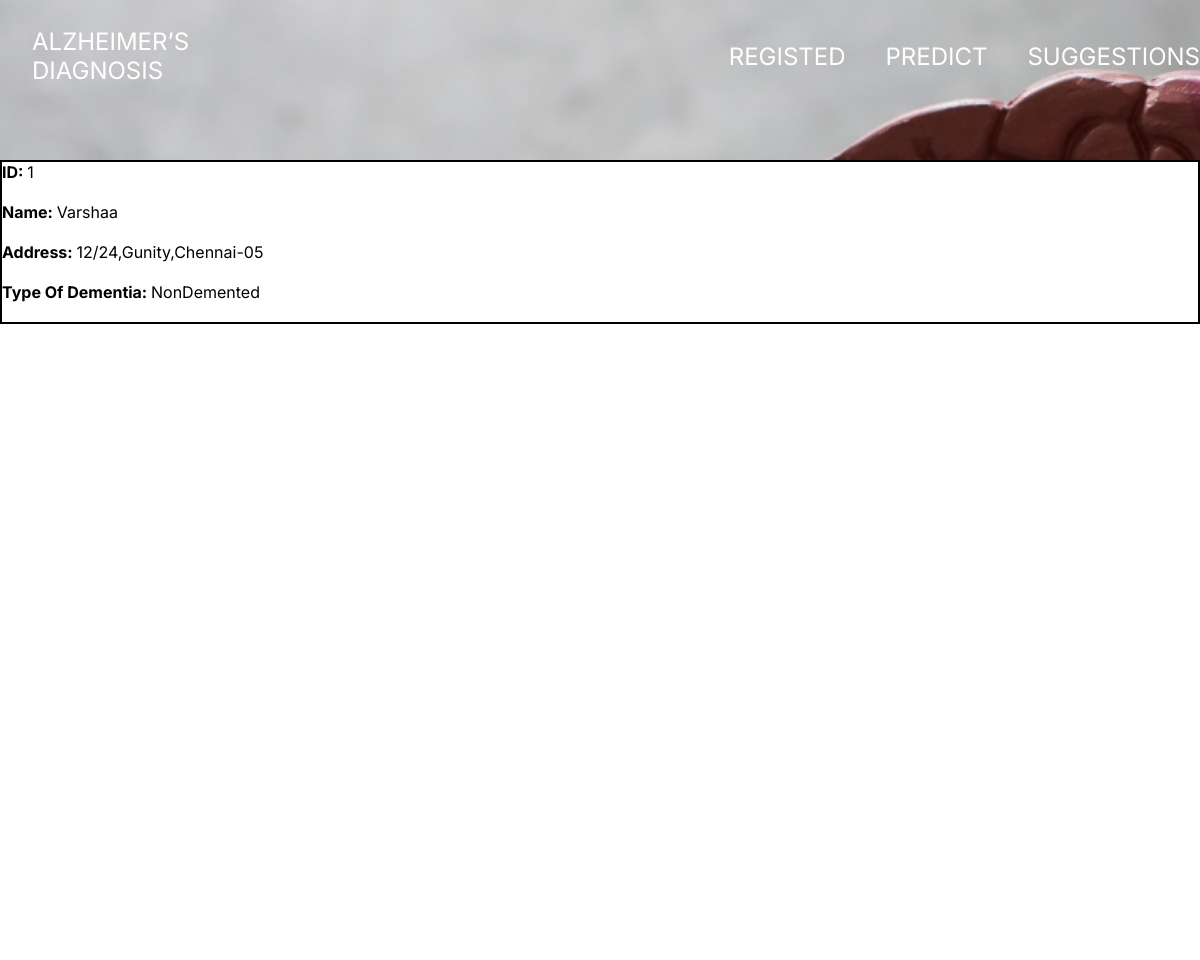
/registed, run on an earlier commit of the app's database.
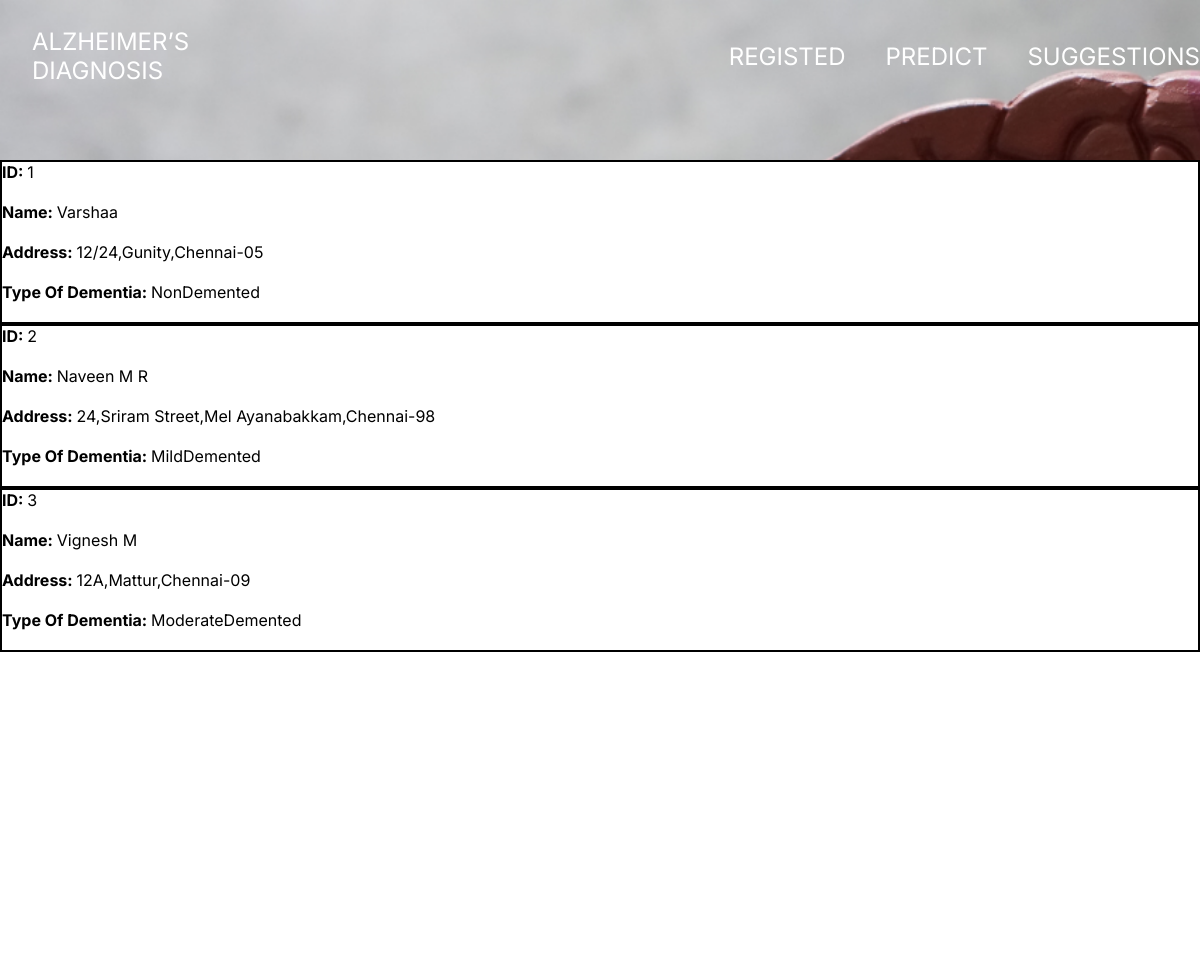
And on a later commit of the database.
### tables this page shows
CREATE TABLE register (
            id TEXT NOT NULL,
            name TEXT NOT NULL,
            address TEXT NOT NULL,
            type TEXT NOT NULL
        );

### app.py (the view)
@app.route('/registed',methods=['GET','POST'])
def registed():
    conn = sqlite3.connect('database.db',check_same_thread=False)
    cursor = conn.execute("SELECT * FROM register")
    rows = cursor.fetchall()
    registed_list = []
    for i in rows:
        print(i)
        id , name , address, result = i[0] , i[1] , i[2] , i[3]
        registed_list.append([id,name,address,result])
    print(registed_list)
    return render_template("registed.html",register=registed_list)

### templates/registed.html (shortened to what this page needs)
<!DOCTYPE html>
<html lang="en">
<head>
    <link rel="stylesheet" href="../static/style/registed.css">
</head>
<body>
    <div class="navbar">
        <span class="navbar__header">ALZHEIMER’S DIAGNOSIS</span>
        <div class="navbar__items">
            <a href="/registed"><span>REGISTED</span></a>
            <a href="/predict"><span>PREDICT</span></a>
            <a href="/suggestions"><span>SUGGESTIONS</span></a>
        </div>
    </div>
    <div class="register__container">
        <div class="register__inner__container">
            {%for each in register%}
            <div class="register_content">
                <span><b>ID: </b></span><span>{{ each[0] }}</span><br><br>
                <span><b>Name: </b></span><span>{{ each[1] }}</span><br><br>
                <span><b>Address: </b></span><span>{{ each[2] }}</span><br><br>
                <span><b>Type Of Dementia: </b></span><span>{{ each[3] }}</span><br><br>
            </div>
            {%endfor%}
        </div>
    </div>
</body>
</html>

### static/style/registed.css (style rules this page uses)
* { margin:0px; padding:0px; box-sizing: border-box; font-family: 'Inter', sans-serif; }
body { background-image: url("../images/neuron-home.png"); background-repeat: no-repeat; background-size: cover; }
.navbar { width:100%; min-height: 7rem; display: flex; align-items: center; }
.navbar__header { font-weight: 400; font-size: 24px; color: #FFFFFF; margin-left: 2rem; }
.navbar__items { font-weight: 400; font-size: 24px; color: #FFFFFF; margin-left: 29rem; display: flex; flex-direction: row; gap:2.5rem; }
.navbar__items a { text-decoration: none; color:#FFFFFF; }
.register__container { width:100%; min-height:100vh; margin-top: 3rem; background-color: #FFFFFF; }
.register__inner__container { width:100%; height:100%; }
.register_content { width:100%; border : 2px solid black; }

What changed in the data, as far as the page shows it:
added register: id "2", name "Naveen M R", address "24,Sriram Street,Mel Ayanabakkam,Chennai-98", type "MildDemented"
added register: id "3", name "Vignesh M", address "12A,Mattur,Chennai-09", type "ModerateDemented"
